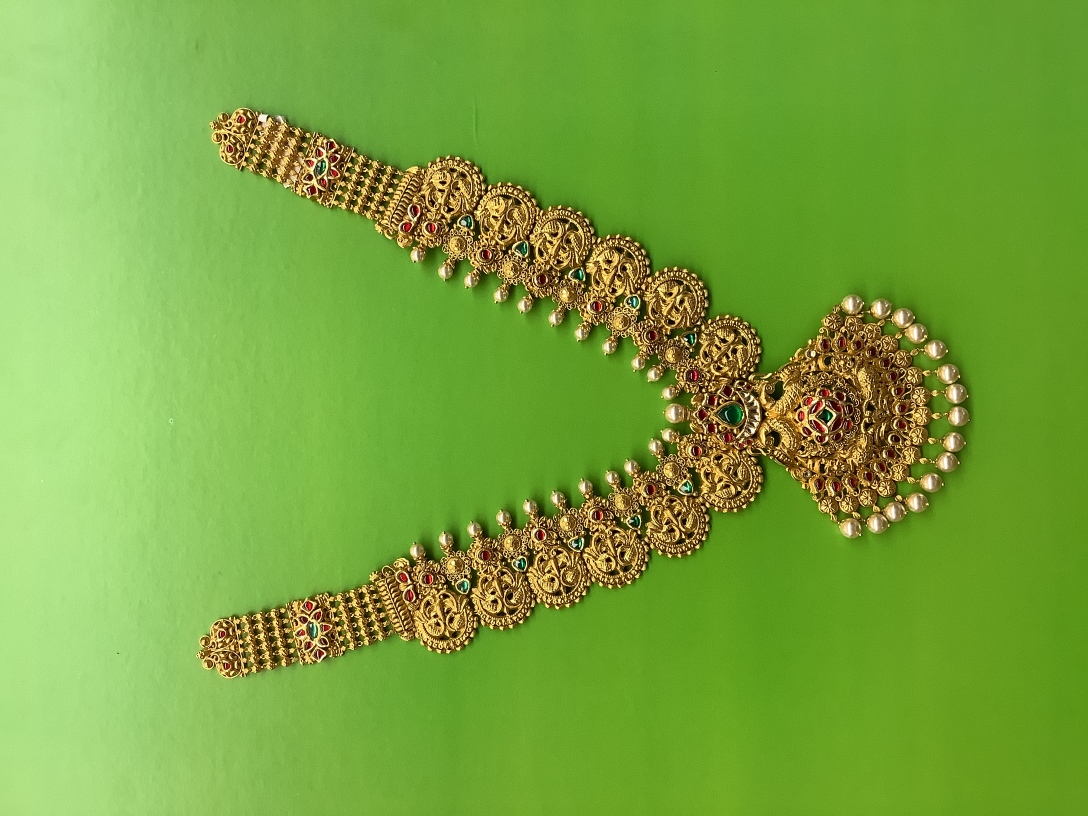
#> input picture necklace_1.jpeg, 3264 x 2448 px (shown at 1/3 size)
$ jupyter execute 2_hsv_trackbar.ipynb
#> lines starting #> are read from the running program, lines starting #| are printed output that depends on the picture
    USE ESCAPE KEY TO EXIT THE WINDOWS
    IGNORE ANY ERRORS IN TRACKBAR POS
(Trial code, officiial implementation is in code 5)
This code genrerates a hsv trackbar so that you can vary the values
and find at what upper and lower hsv range you can erase the background.
The values returned by the function printer (at the end) need to be copied.

[cell 1]
import cv2
import numpy as np
import matplotlib.pyplot as plt

[cell 2]
def callback(x):
    global H_low,H_high,S_low,S_high,V_low,V_high
    #assign trackbar position value to H,S,V High and low variable
    H_low = cv2.getTrackbarPos('low H','controls')
    H_high = cv2.getTrackbarPos('high H','controls')
    S_low = cv2.getTrackbarPos('low S','controls')
    S_high = cv2.getTrackbarPos('high S','controls')
    V_low = cv2.getTrackbarPos('low V','controls')
    V_high = cv2.getTrackbarPos('high V','controls')

[cell 3]
def printer():
    print("Lower : ",[H_low, S_low, V_low])
    print("Higher : ",[H_high, S_high, V_high])

[cell 4]
cv2.namedWindow('controls',2)
cv2.resizeWindow("controls", 550,10);

[cell 5]
#global variable
H_low = 0
H_high = 179
S_low= 0
S_high = 255
V_low= 0
V_high = 255

[cell 6]
#create trackbars for high,low H,S,V
cv2.createTrackbar('low H','controls',0,179,callback)
cv2.createTrackbar('high H','controls',179,179,callback)

cv2.createTrackbar('low S','controls',0,255,callback)
cv2.createTrackbar('high S','controls',255,255,callback)

cv2.createTrackbar('low V','controls',0,255,callback)
cv2.createTrackbar('high V','controls',255,255,callback)

[cell 7]
image = cv2.imread('necklace_1.jpeg')
#> image is the input picture: shape (2448, 3264, 3); mean B, G, R 60.6, 165.4, 119.8
#image = image[250:1750 , 800:2000]
small = cv2.resize(image, (0,0), fx=0.5, fy=0.5)
vsmall = cv2.resize(small, (0,0), fx=0.5, fy=0.5)
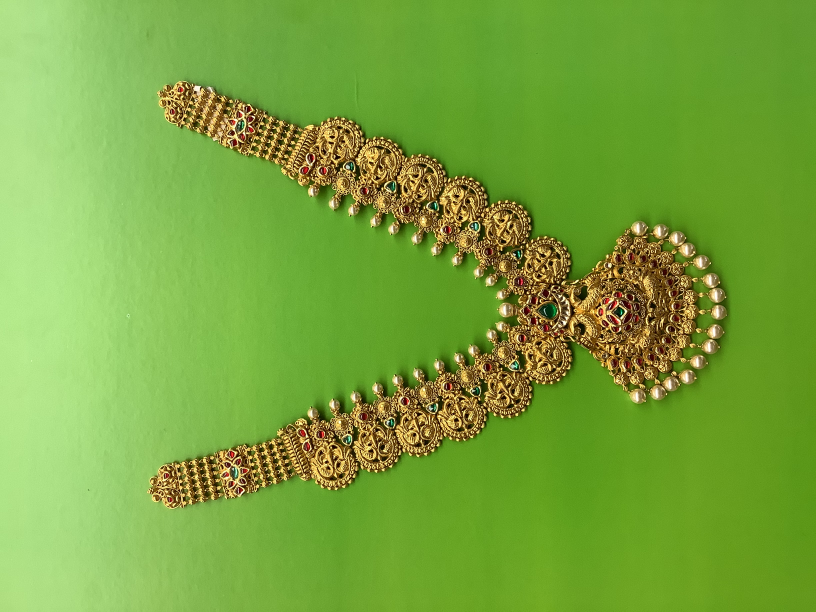
#> vsmall: shape (612, 816, 3); mean B, G, R 60.8, 165.7, 120.1
vlc = cv2.cvtColor(image, cv2.COLOR_BGR2RGB)
plt.imshow(vlc)

[cell 8]
while(1):
    #read source image
    img=vsmall
    #convert sourece image to HSC color mode
    hsv = cv2.cvtColor(img, cv2.COLOR_BGR2HSV)
#> hsv: shape (612, 816, 3); mean H, S, V 41.9, 170.7, 169.7

    hsv_low = np.array([H_low, S_low, V_low], np.uint8)
    hsv_high = np.array([H_high, S_high, V_high], np.uint8)

    #making mask for hsv range
    mask = cv2.inRange(hsv, hsv_low, hsv_high)
#> mask: shape (612, 816); every value is 255
    #print (mask)
    #masking HSV value selected color becomes black
    res = cv2.bitwise_and(img, img, mask=mask)


    #show image
    cv2.imshow('mask',mask)
    cv2.imshow('res',res)

    #waitfor the user to press escape and break the while loop
    k = cv2.waitKey(1) & 0xFF
#> (key Esc is pressed here)
    if k == 27:
        break

#destroys all window
cv2.destroyAllWindows()


$ run again, with necklace_2.jpeg copied over necklace_1.jpeg
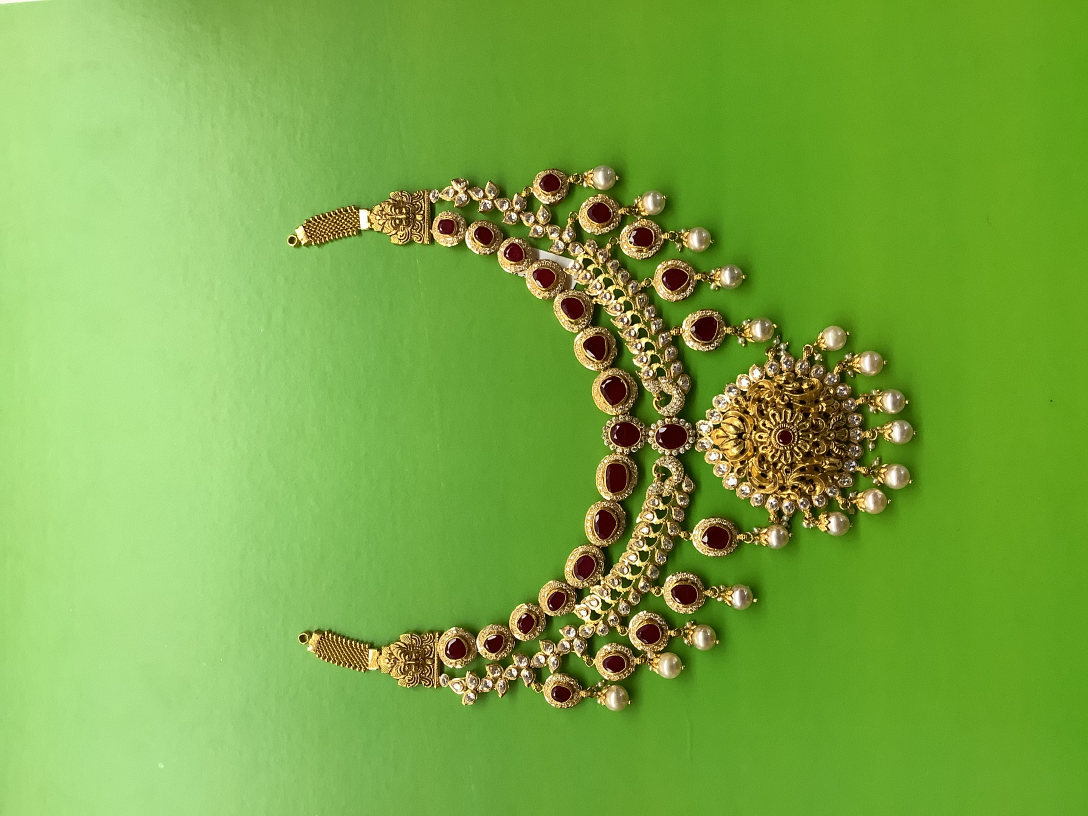
#> input picture necklace_2.jpeg, 3264 x 2448 px (shown at 1/3 size)
#> image is the input picture: shape (2448, 3264, 3); mean B, G, R 68.9, 170.3, 122.6
#> `vsmall = cv2.resize(small, (0,0), fx=0.5, fy=0.5)`:
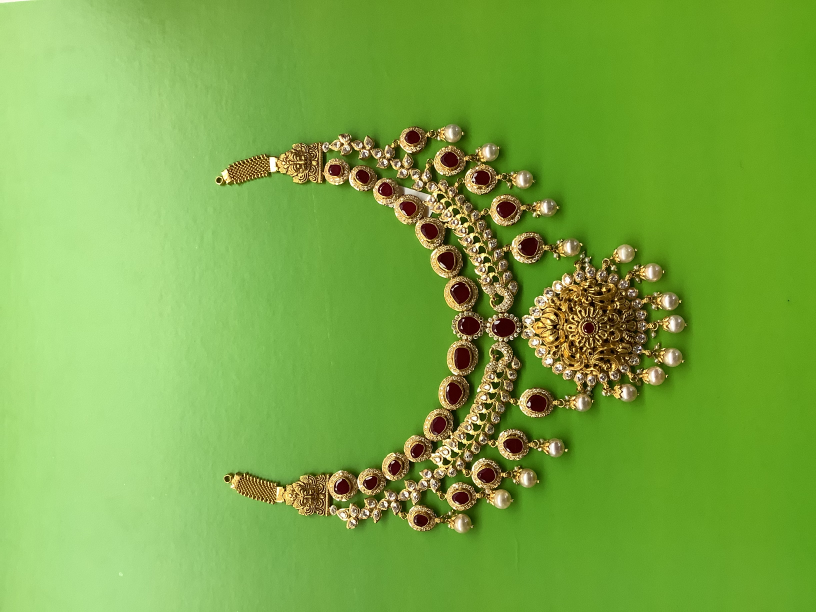
#> vsmall: shape (612, 816, 3); mean B, G, R 69.1, 170.5, 122.8
#> hsv: shape (612, 816, 3); mean H, S, V 43.2, 162.2, 173.2
#> mask: shape (612, 816); every value is 255

$ run again, with green chain.jpeg copied over necklace_1.jpeg
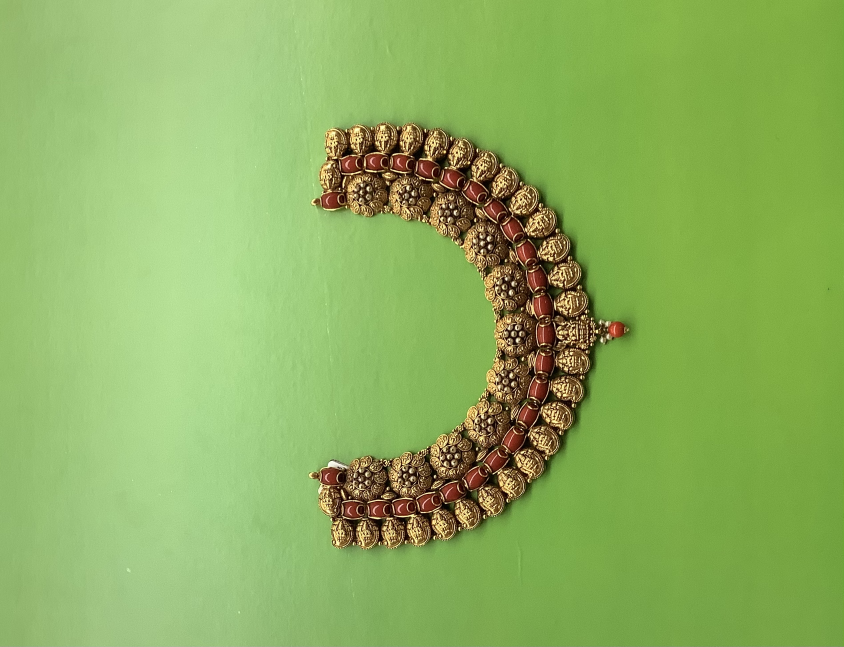
#> input picture green chain.jpeg, 2530 x 1941 px (shown at 1/3 size)
#> image is the input picture: shape (1941, 2530, 3); mean B, G, R 95.2, 177.1, 141
#> `vsmall = cv2.resize(small, (0,0), fx=0.5, fy=0.5)`:
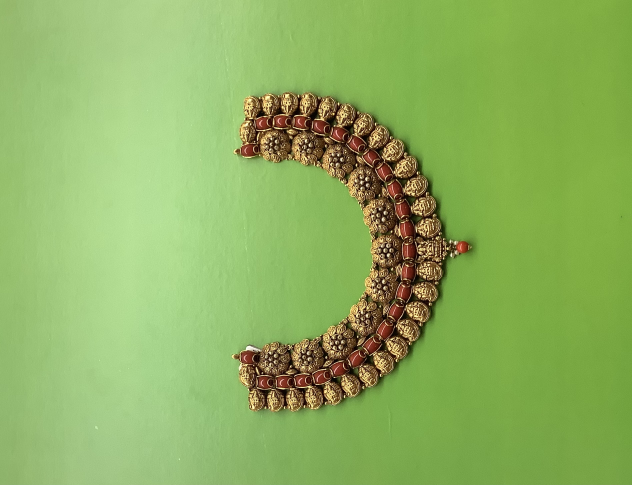
#> vsmall: shape (485, 632, 3); mean B, G, R 95.4, 177.4, 141.3
#> hsv: shape (485, 632, 3); mean H, S, V 42.1, 125, 180.7
#> mask: shape (485, 632); every value is 255
